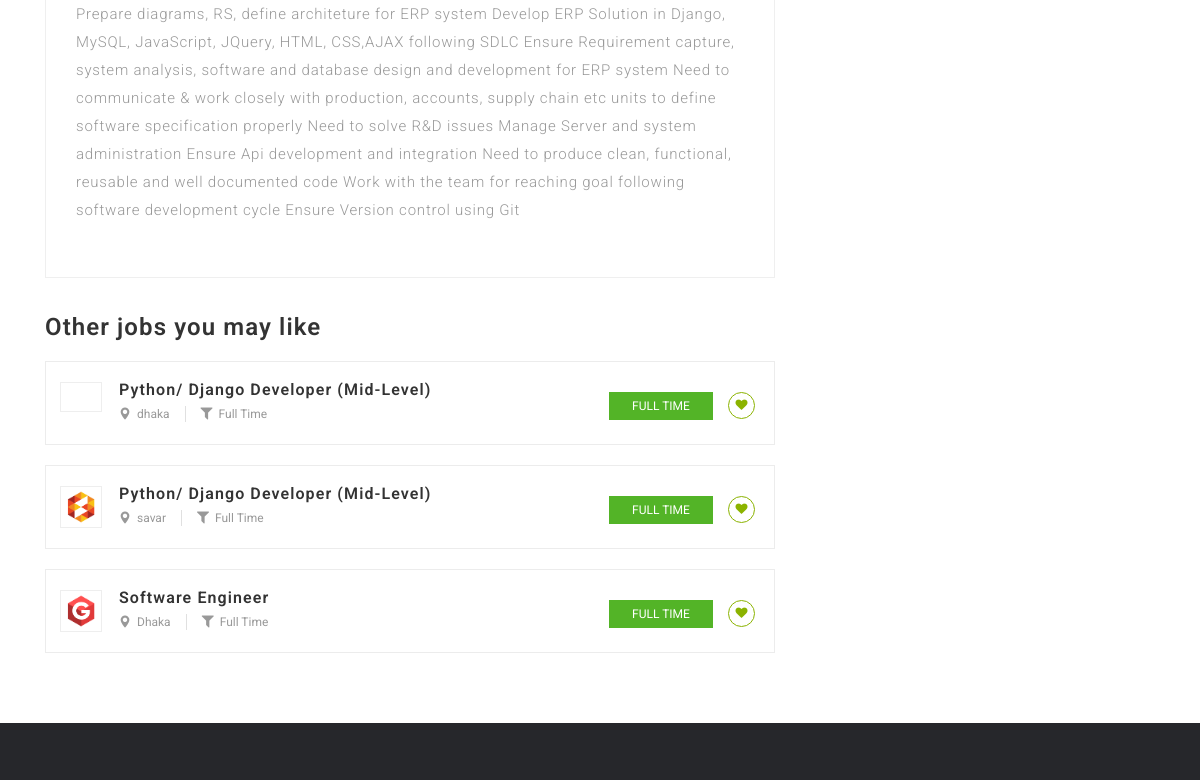
/job-detail/software-engineer-django/ (middle part), run on an earlier commit of the app's database.
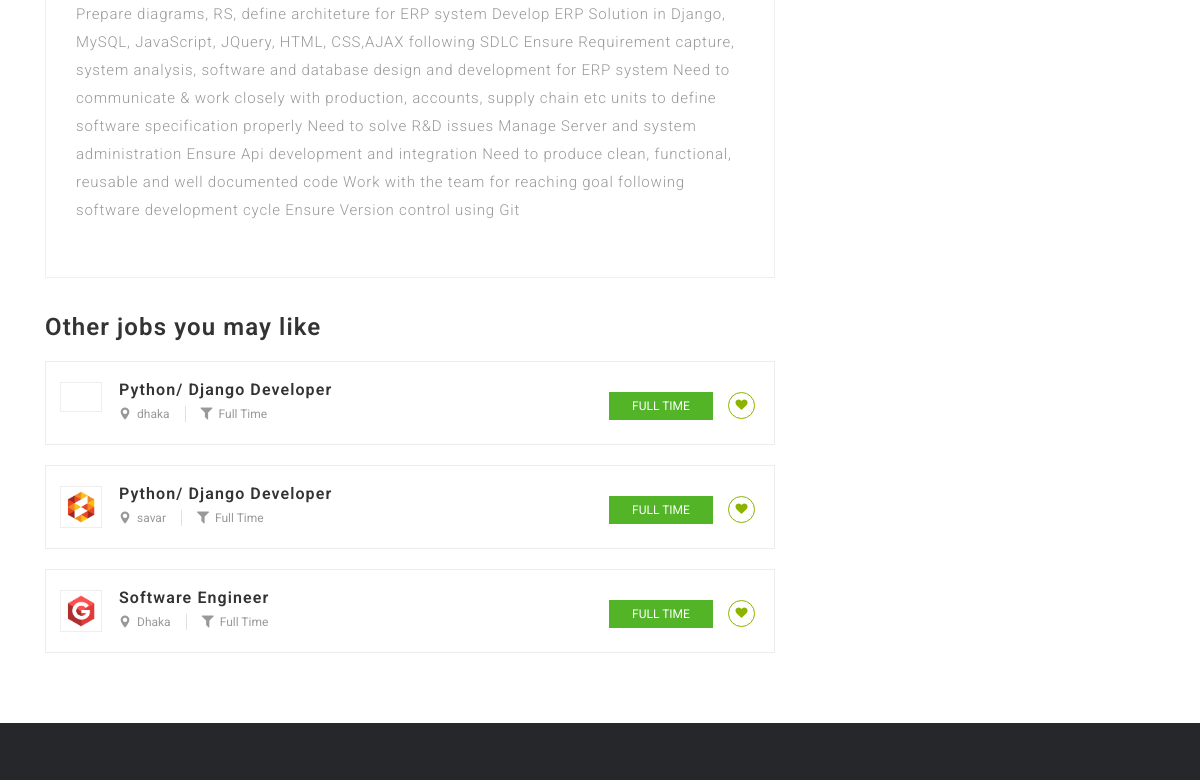
And on a later commit of the database.
### home/models.py (models this page shows, shortened)
class JobListing(models.Model):
    user = models.ForeignKey(settings.AUTH_USER_MODEL, on_delete=models.CASCADE,
                             null=True, editable=False, blank=True)
    category = models.ManyToManyField(Category)
    title = models.CharField(max_length=100)
    slug = models.SlugField()
    company_name = models.CharField(max_length=200)
    employment_status = models.CharField(choices=JOB_TYPE, max_length=10)
    vacancy = models.CharField(max_length=10, null=True)
    gender = models.CharField(choices=GENDER, max_length=30, null=True)
    description = models.TextField()
    responsibilities = models.TextField()
    experience = models.CharField(max_length=100)
    job_location = models.CharField(max_length=120)
    Salary = models.CharField(max_length=100, null=True, blank=True)
    qualification=models.CharField(choices=QALIFICATION, max_length=30, null=True,blank=True)
    image = models.ImageField(blank=True, upload_to='media', null=True)
    application_deadline = models.DateTimeField()
    published_on = models.DateTimeField(default=timezone.now)
    featured = models.BooleanField()

### home/views.py (the view)
# urls.py: path('job-detail/<slug:slug>/',jobdetails, name='joblist' ),
def jobdetails(request,slug):
    joblist = get_object_or_404(JobListing, slug=slug)
    otherjob = JobListing.objects.filter(featured=True).order_by('-published_on')[0:3]
    context = {
        'joblist': joblist,
        'otherjob':otherjob,
    }
    return render(request,"jobdetails.html",context)

### templates/jobdetails.html (shortened to what this page needs)
   {% extends 'base.html' %}
   {% block content %}
   {% load static %}
    <div class="careerfy-wrapper">
        <div class="careerfy-main-content">
            <div class="careerfy-main-section">
                <div class="container">
                    <div class="row">
                        <div class="careerfy-column-8">
                            <div class="careerfy-typo-wrap">
                                <div class="careerfy-jobdetail-content">
                                    <div class="careerfy-description">
                                        <p>{{joblist.responsibilities}}</p>
                                    </div>
                                </div>
                                <div class="careerfy-section-title"><h2>Other jobs you may like</h2></div>
                                <div class="careerfy-job careerfy-joblisting-classic careerfy-jobdetail-joblisting">
                                    {% for list in otherjob %}
                                    <ul class="careerfy-row">
                                        <li class="careerfy-column-12">
                                            <div class="careerfy-joblisting-classic-wrap">
                                                <figure><a href="#"><img src="{{ list.image.url }}" alt=""></a></figure>
                                                <div class="careerfy-joblisting-text">
                                                    <div class="careerfy-list-option">
                                                        <h2><a href="#">{{list.title}}</a> </h2>
                                                        <ul>
                                                            <li><i class="careerfy-icon careerfy-maps-and-flags"></i>{{list.job_location}}</li>
                                                            <li><i class="careerfy-icon careerfy-filter-tool-black-shape"></i>{{list.employment_status}}</li>
                                                        </ul>
                                                    </div>
                                                    <div class="careerfy-job-userlist">
                                                        <a href="#" class="careerfy-option-btn">{{list.employment_status}}</a>
                                                        <a href="#" class="careerfy-job-like"><i class="fa fa-heart"></i></a>
                                                    </div>
                                                <div class="clearfix"></div>
                                                </div>
                                            </div>
                                        </li>
                                    </ul>
                                    {% endfor %}
                                </div>
                            </div>
                        </div>
                        <aside class="careerfy-column-4">
                        </aside>
                    </div>
                </div>
            </div>
        </div>
    </div>
{% endblock %}

What changed in the data, as far as the page shows it:
changed JobListing "dhaka": title "Python/ Django Developer (Mid-Level)" → "Python/ Django Developer"
changed JobListing "savar": title "Python/ Django Developer (Mid-Level)" → "Python/ Django Developer"
